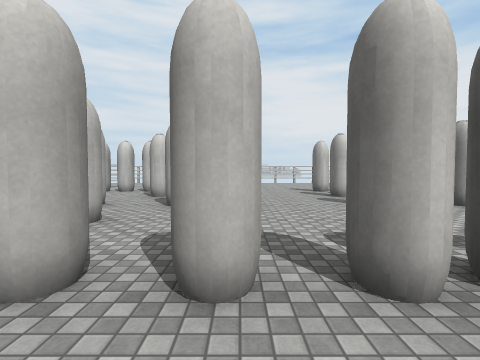
[1] (above)

24 first-person views from a walk through a 3-D level made in the Unity game engine. The camera is 1.4 m above the floor, tilts 2° down and sees 85° across. The floor is counted in squares, 2 m on a side. Each view is taken from the middle of a square. On the plan, view 1 faces up. The plan holds only what a view shows up to about 9 squares ahead; the rest is blank. The place goes on beyond the plan. Surface patterns are stand-ins for the level's own textures.

[2]
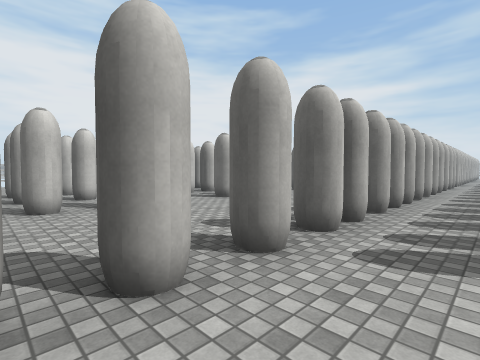

[3]
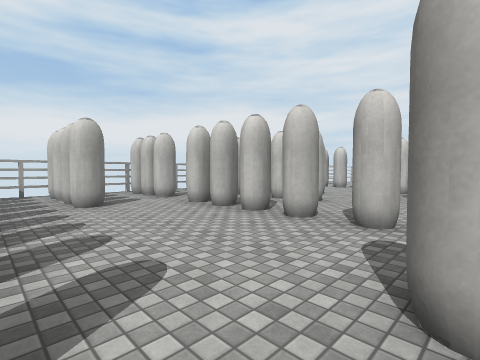

[4]
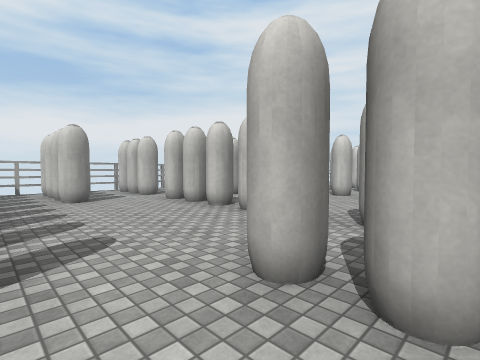

[5]
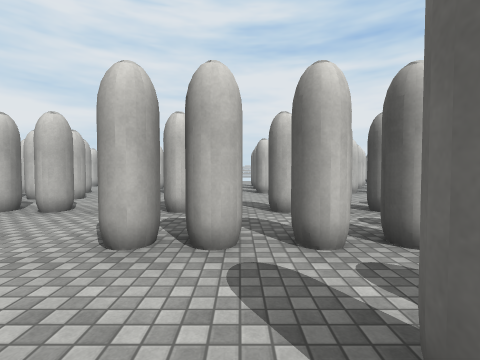

[6]
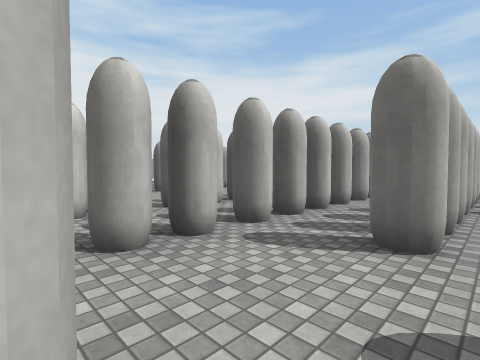

[7]
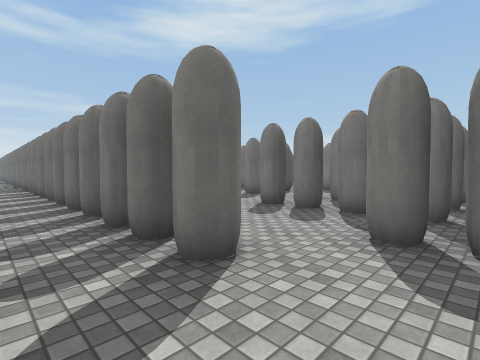

[8]
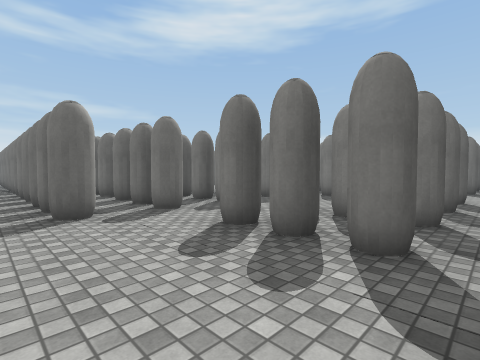

[9]
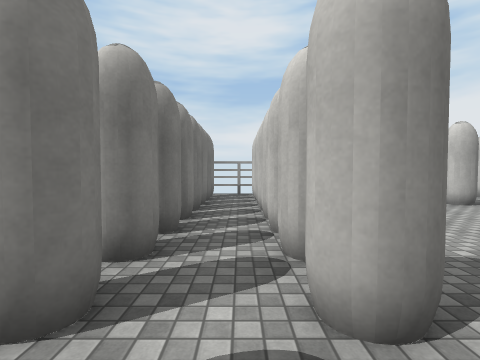

[10]
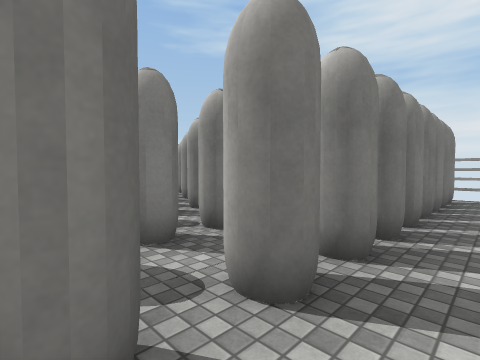

[11]
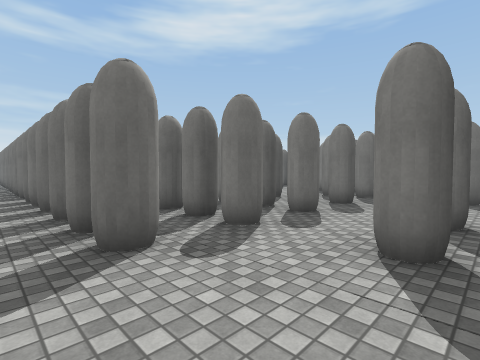

[12]
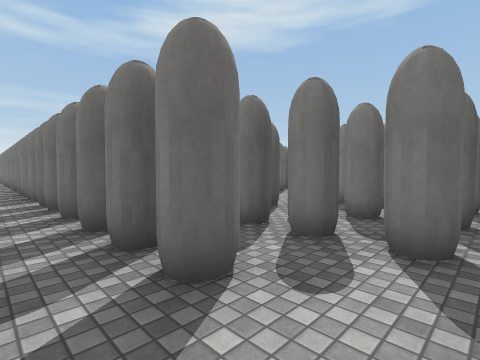

[13]
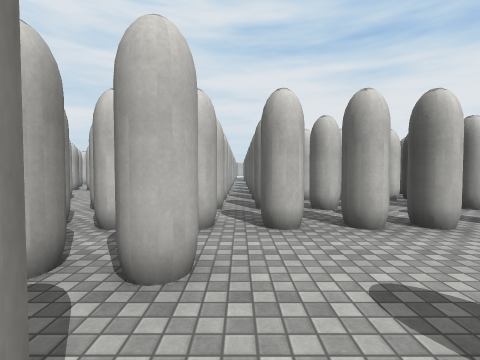

[14]
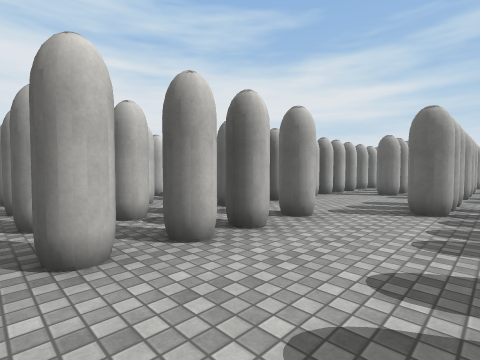

[15]
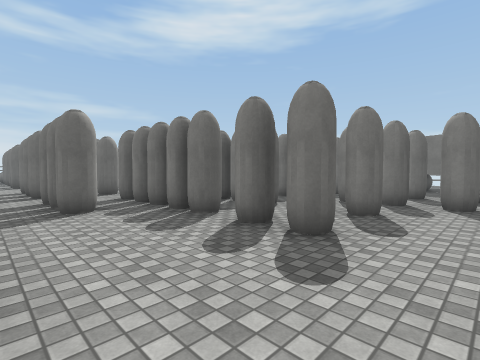

[16]
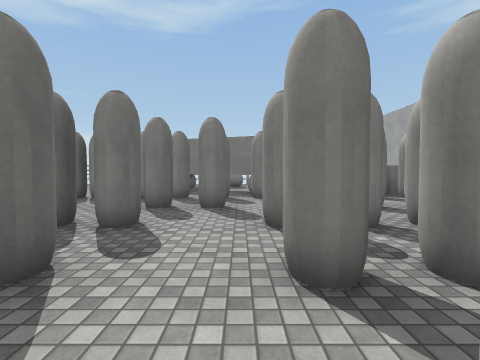

[17]
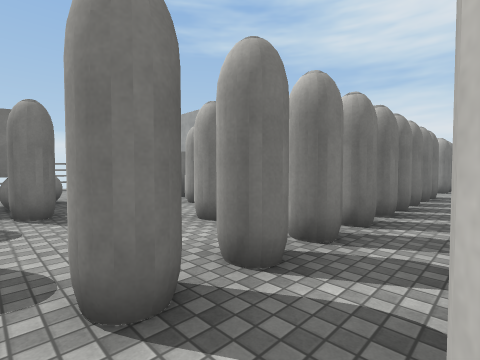

[18]
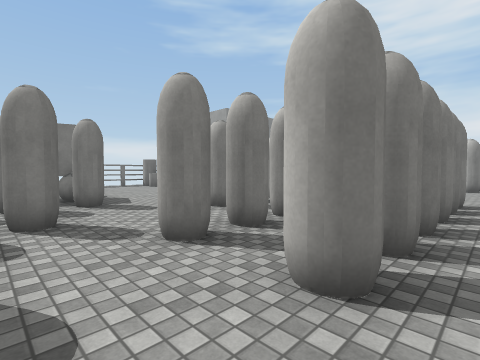

[19]
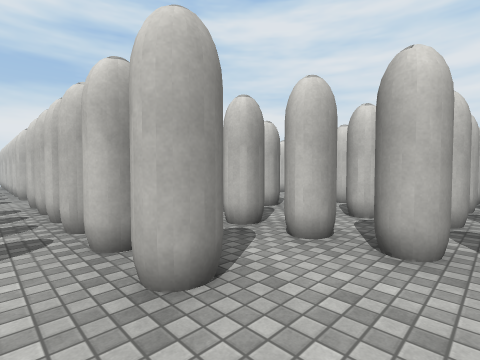

[20]
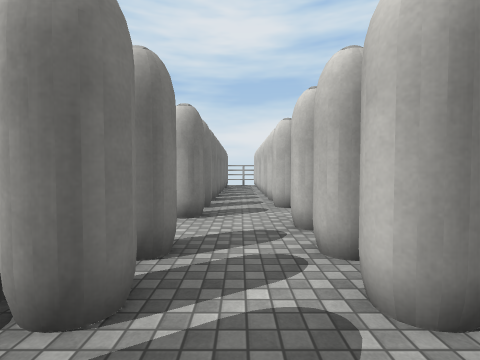

[21]
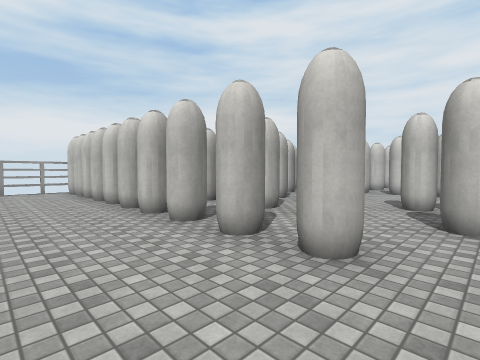

[22]
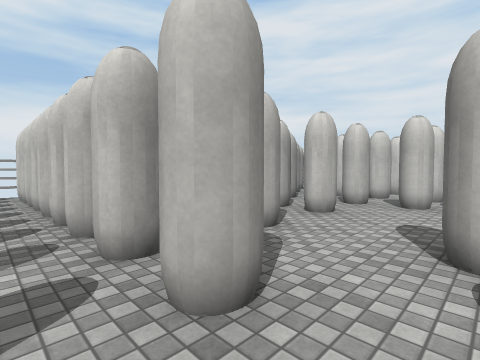

[23]
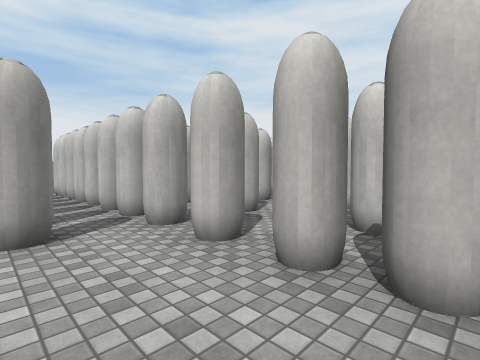

[24]
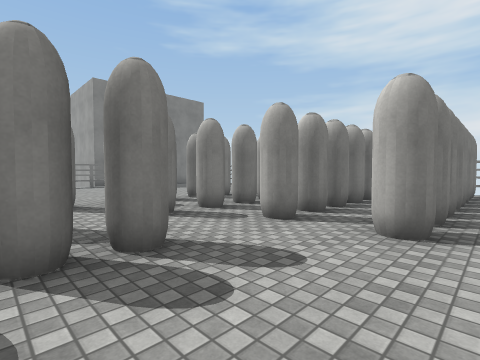

### Floor plan
Key: @ floor where view 1 was taken; # wall or solid block; x gap in a wall; . floor; C cylinder; O other object.
Columns run from 8 left of view 1 to 19 right of it. Each row starts with its distance up from view 1.
  9    ######..#
  8     ........
  7     ..###..##
  6      ......x
  5    ###.# ..#x
  4  ######.......
  3   ............
  2 ###.###xxxxxx# ## #
  1  ..................
  0 ####....@#####.#
 -1 x..................
 -2 #####xxx#..######.##.#
 -3 x.....................
 -4 ###########....##x##.####
 -5          ####.....  .#
 -6            ##..##.##.#
 -7      ########..##x##.######
 -8      ......................
 -9     ##########.##.##.#...##
-10 #################.....#xx###
-11  ..........................
-12 ########....#####..#.####x
-13    #####.#x###.##....##
-14       ....    ........
-15 #########.#####...##.#
-16  .....................
-17 ##x#xxxxx#.###..#x## #
-18  .......... CC..O..
-19  ..........   ..OOOO
-20        ..     ..   O
-21        ..

Positions as (right, up) in squares from view 1, and headings:
1: (0, 0), facing up
2: (-2, 0), facing up-right
3: (1, -2), facing up-left
4: (2, -2), facing up-left
5: (2, -3), facing up
6: (0, -3), facing up-right
7: (1, -1), facing down-right
8: (2, -3), facing down-right
9: (0, -3), facing left
10: (0, -3), facing down-left
11: (4, -3), facing down-right
12: (5, -6), facing down-right
13: (9, -12), facing up
14: (9, -11), facing up-right
15: (9, -9), facing down-right
16: (9, -10), facing down
17: (9, -12), facing down-left
18: (10, -11), facing down-left
19: (8, -16), facing up-left
20: (5, -16), facing left
21: (2, -19), facing up-left
22: (1, -16), facing up-left
23: (2, -12), facing up-left
24: (2, -11), facing down-left
